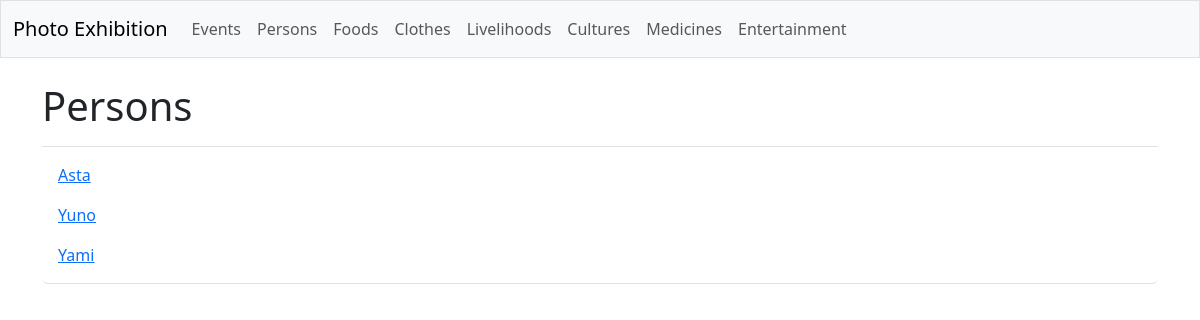
/galleries/persons/, run on an earlier commit of the app's database.
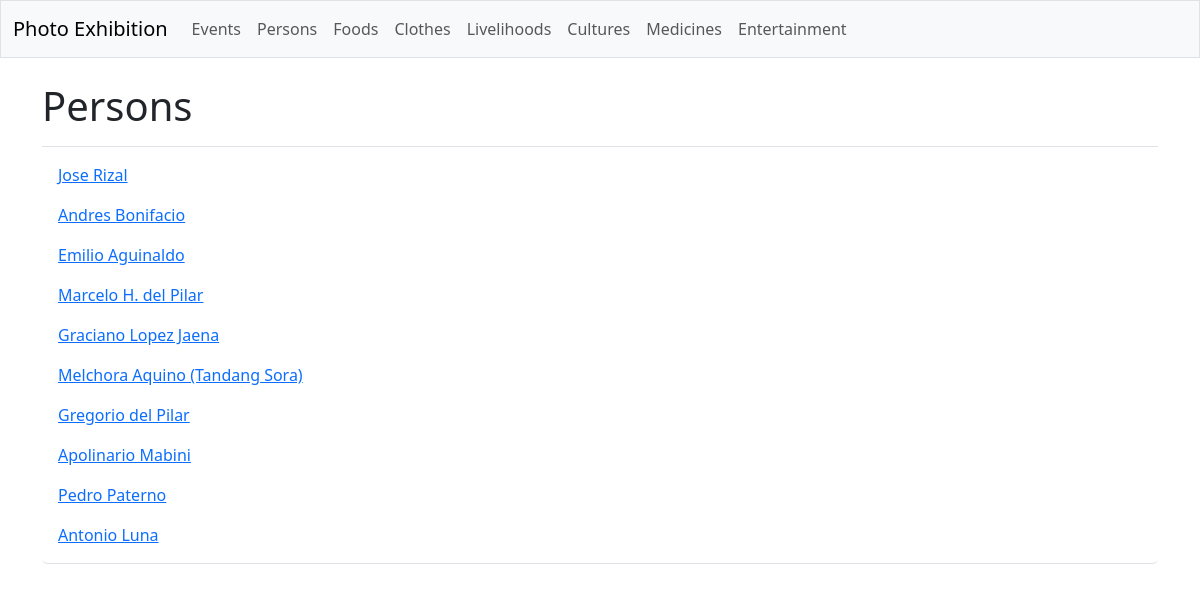
And on a later commit of the database.
### galleries/models.py (models this page shows, shortened)
class Person(models.Model):
    person_text = models.CharField(max_length=200)

### galleries/views.py (the view)
# urls.py: path('persons/', views.persons, name='persons'),
def persons(request):
    persons = Person.objects.all()
    context = {'persons': persons}
    return render(request, 'galleries/persons.html', context)

### galleries/templates/galleries/persons.html
{% extends 'galleries/base.html' %}
{% block page_header %}
  <h1>Persons</h1>
{% endblock page_header %}
{% block content %}
  <ul class="list-group border-bottom pb-2 mb-4">
    {% for person in persons %}
      <li class="list-group-item border-0">
        <a href="{% url 'galleries:person_detail' person.id %}">
          {{ person.person_text }}</a>
      </li>
    {% empty %}
      <li class="list-group-item border-0">No persons have been added yet.</li>
    {% endfor %}
  </ul>
{% endblock content %}

What changed in the data, as far as the page shows it:
removed Person: person_text "Yami"
changed Person: person_text "Asta" → "Jose Rizal"
changed Person: person_text "Yuno" → "Andres Bonifacio"
added Person: person_text "Emilio Aguinaldo"
added Person: person_text "Marcelo H. del Pilar"
added Person: person_text "Graciano Lopez Jaena"
added Person: person_text "Melchora Aquino (Tandang Sora)"
added Person: person_text "Gregorio del Pilar"
added Person: person_text "Apolinario Mabini"
added Person: person_text "Pedro Paterno"
added Person: person_text "Antonio Luna"
